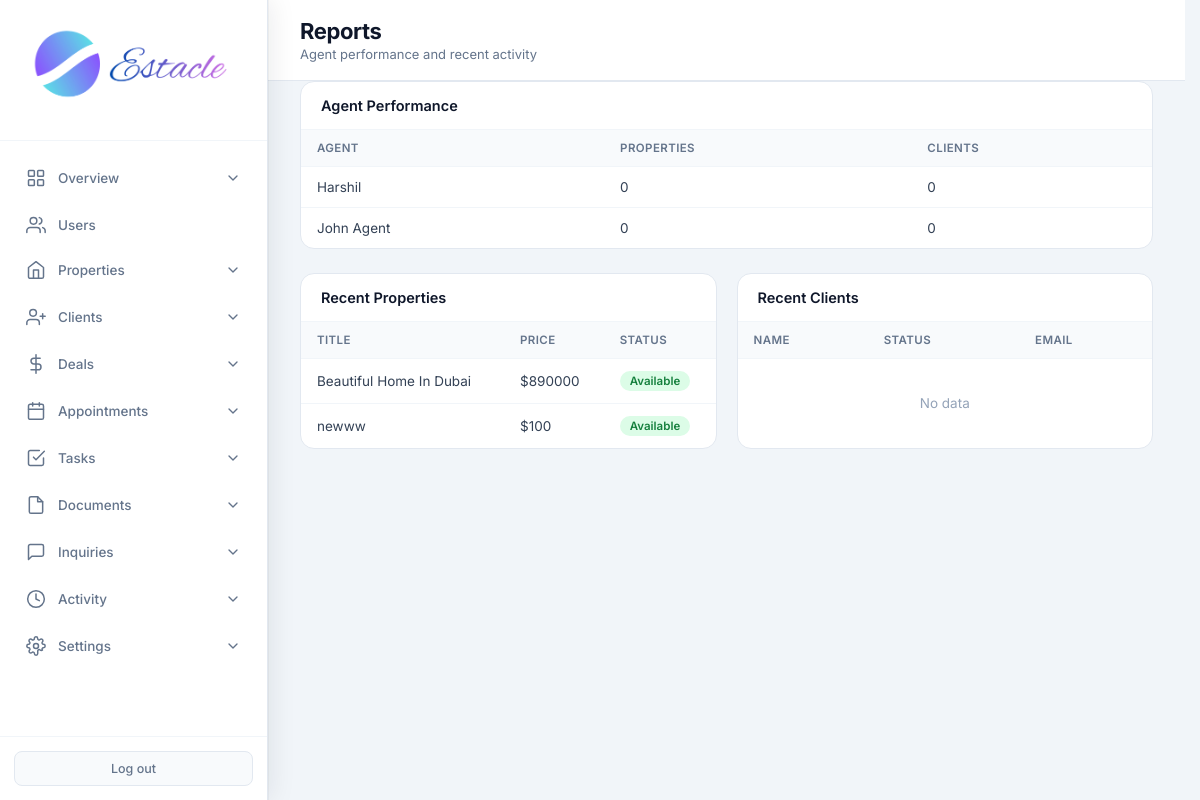
Page /admin/reports (signed in) on the earlier database version.
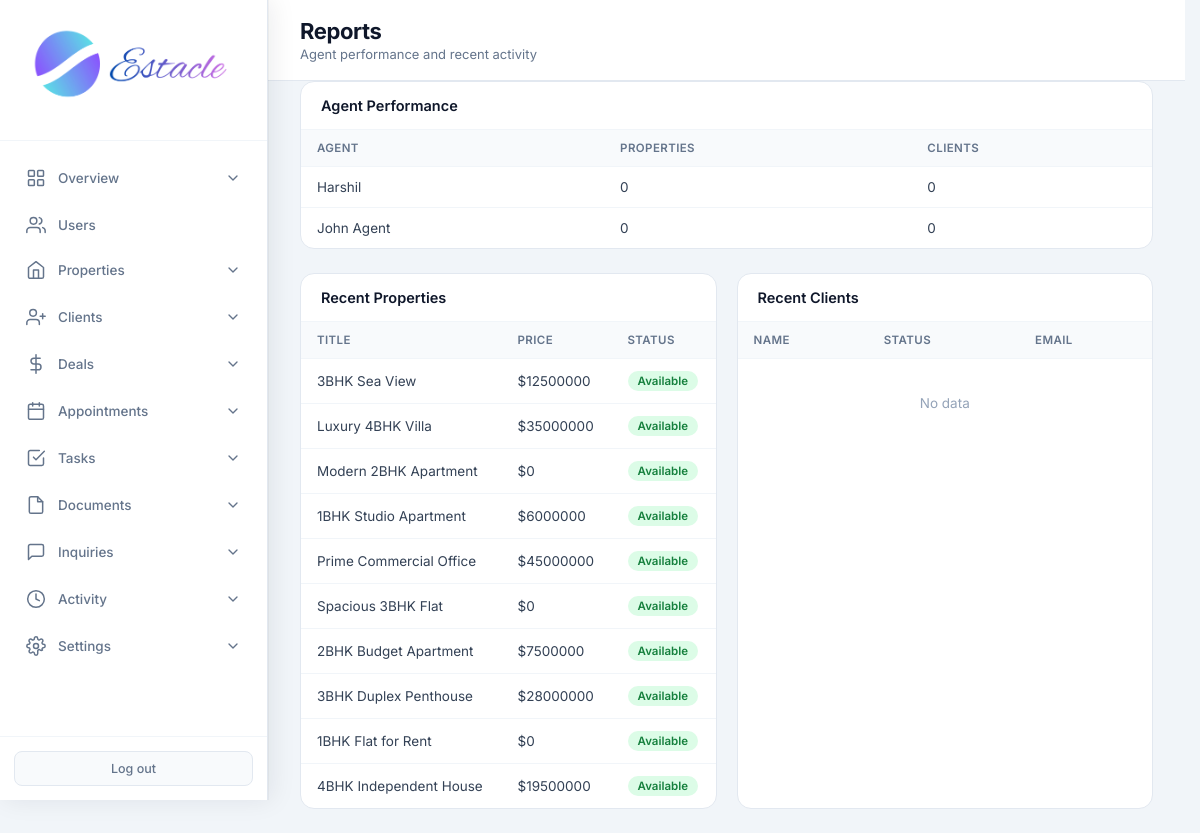
Same page on the later database version.
### tables this page shows
CREATE TABLE users (
            id INTEGER PRIMARY KEY AUTOINCREMENT,
            email TEXT UNIQUE NOT NULL,
            password TEXT NOT NULL,
            full_name TEXT NOT NULL,
            role TEXT NOT NULL CHECK(role IN ('admin', 'agent', 'customer')),
            phone TEXT,
            created_at TIMESTAMP DEFAULT CURRENT_TIMESTAMP,
            is_active INTEGER DEFAULT 1
        , avatar TEXT, last_seen TIMESTAMP, job_title TEXT, department TEXT, employee_id TEXT, license_no TEXT, commission_rate REAL, alt_phone TEXT, address TEXT, city TEXT, state TEXT, country TEXT, postal_code TEXT, notes TEXT, hire_date TEXT, timezone TEXT);

CREATE TABLE properties (
            id INTEGER PRIMARY KEY AUTOINCREMENT,
            title TEXT NOT NULL,
            description TEXT,
            price REAL NOT NULL,
            property_type TEXT NOT NULL,
            status TEXT DEFAULT 'available',
            address TEXT,
            city TEXT,
            state TEXT,
            zip_code TEXT,
            bedrooms INTEGER,
            bathrooms REAL,
            area_sqft REAL,
            agent_id INTEGER,
            created_at TIMESTAMP DEFAULT CURRENT_TIMESTAMP, category TEXT DEFAULT "sale", listing_type TEXT DEFAULT "sale", floor TEXT, carpet_area REAL, furnishing TEXT, parking TEXT, amenities TEXT, seller_name TEXT, seller_phone TEXT, monthly_rent REAL, security_deposit REAL, maintenance REAL, per_sqft REAL, latitude TEXT, longitude TEXT, photos TEXT, year_built TEXT, facing TEXT, videos TEXT,
            FOREIGN KEY (agent_id) REFERENCES users (id)
        );

### routes/admin.py (the view)
@admin.route('/admin/reports')
@login_required
@role_required('admin')
def admin_reports():
    db = get_db()
    recent_props = db.execute('SELECT id, title, price, status, city, created_at FROM properties ORDER BY created_at DESC LIMIT 10').fetchall()
    recent_clients = db.execute('SELECT id, full_name, status, email, created_at FROM clients ORDER BY created_at DESC LIMIT 10').fetchall()
    agents = db.execute("""
        SELECT u.id, u.full_name,
               (SELECT COUNT(*) FROM properties WHERE agent_id = u.id) as prop_count,
               (SELECT COUNT(*) FROM clients WHERE agent_id = u.id) as client_count
        FROM users u WHERE u.role = 'agent' ORDER BY u.full_name
    """).fetchall()
    return render_template('admin_reports.html', recent_props=recent_props, recent_clients=recent_clients, agents=agents)

### core/db.py (called while the page is built)
def get_db():
    if 'db' not in g:
        g.db = sqlite3.connect(current_app.config['DATABASE'])
        g.db.row_factory = sqlite3.Row
    return g.db

### core/helpers.py (called while the page is built)
def login_required(f):
    @wraps(f)
    def decorated_function(*args, **kwargs):
        if 'user_id' not in session:
            flash('Please log in to access this page.', 'warning')
            return redirect(url_for('auth.login'))
        return f(*args, **kwargs)
    return decorated_function

def role_required(*roles):
    def decorator(f):
        @wraps(f)
        def decorated_function(*args, **kwargs):
            if 'user_id' not in session:
                flash('Please log in to access this page.', 'warning')
                return redirect(url_for('auth.login'))
            if session.get('role') not in roles:
                flash('You do not have permission to access this page.', 'danger')
                return redirect(url_for('auth.role_redirect'))
            return f(*args, **kwargs)
        return decorated_function
    return decorator

### templates/admin_reports.html (shortened to what this page needs)
<!DOCTYPE html>
<html lang="en">
<head>
    <link rel="stylesheet" href="{{ url_for('static', filename='css/admin.css') }}">
</head>
<body>
<div class="app-layout">
    {% set active = 'reports' %}
    {% include 'partials/admin_sidebar.html' %}
    <main class="main-content">
        <header class="top-bar">
            <div>
                <h1 class="page-title">Reports</h1>
                <p class="page-subtitle">Agent performance and recent activity</p>
            </div>
        </header>
        <div class="panel full">
            <div class="panel-header"><h2>Agent Performance</h2></div>
            <div class="table-wrap">
                <table>
                    <thead><tr><th>Agent</th><th>Properties</th><th>Clients</th></tr></thead>
                    <tbody>
                    {% for a in agents %}
                    <tr>
                        <td>{{ a.full_name }}</td>
                        <td>{{ a.prop_count }}</td>
                        <td>{{ a.client_count }}</td>
                    </tr>
                    {% else %}
                    <tr><td colspan="3" class="empty">No agents yet</td></tr>
                    {% endfor %}
                    </tbody>
                </table>
            </div>
        </div>
        <div class="panels-row">
            <div class="panel">
                <div class="panel-header"><h2>Recent Properties</h2></div>
                <div class="table-wrap">
                    <table>
                        <thead><tr><th>Title</th><th>Price</th><th>Status</th></tr></thead>
                        <tbody>
                        {% for p in recent_props %}
                        <tr>
                            <td>{{ p.title }}</td>
                            <td>${{ "%.0f"|format(p.price) }}</td>
                            <td><span class="badge badge-{{ p.status }}">{{ p.status }}</span></td>
                        </tr>
                        {% else %}
                        <tr><td colspan="3" class="empty">No data</td></tr>
                        {% endfor %}
                        </tbody>
                    </table>
                </div>
            </div>
            <div class="panel">
                <div class="panel-header"><h2>Recent Clients</h2></div>
                <div class="table-wrap">
                    <table>
                        <thead><tr><th>Name</th><th>Status</th><th>Email</th></tr></thead>
                        <tbody>
                        {% for c in recent_clients %}
                        <tr>
                            <td>{{ c.full_name }}</td>
                            <td><span class="badge badge-{{ c.status }}">{{ c.status }}</span></td>
                            <td>{{ c.email or '—' }}</td>
                        </tr>
                        {% else %}
                        <tr><td colspan="3" class="empty">No data</td></tr>
                        {% endfor %}
                        </tbody>
                    </table>
                </div>
            </div>
        </div>
    </main>
</div>
</body>
</html>

Differences in the rows shown:
no longer on this page (row unchanged): properties: title "Beautiful Home In Dubai", price "890000", status "Available"
no longer on this page (row unchanged): properties: title "newww", price "100", status "Available"
added properties: title "3BHK Sea View", price "12500000", status "Available"
added properties: title "Luxury 4BHK Villa", price "35000000", status "Available"
added properties: title "Modern 2BHK Apartment", price "0", status "Available"
added properties: title "1BHK Studio Apartment", price "6000000", status "Available"
added properties: title "Prime Commercial Office", price "45000000", status "Available"
added properties: title "Spacious 3BHK Flat", price "0", status "Available"
added properties: title "2BHK Budget Apartment", price "7500000", status "Available"
added properties: title "3BHK Duplex Penthouse", price "28000000", status "Available"
added properties: title "1BHK Flat for Rent", price "0", status "Available"
added properties: title "4BHK Independent House", price "19500000", status "Available"
